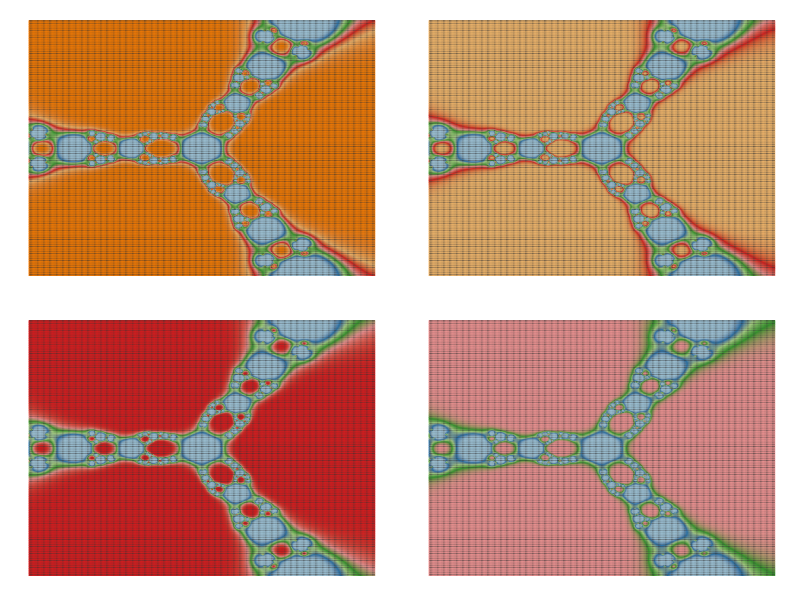
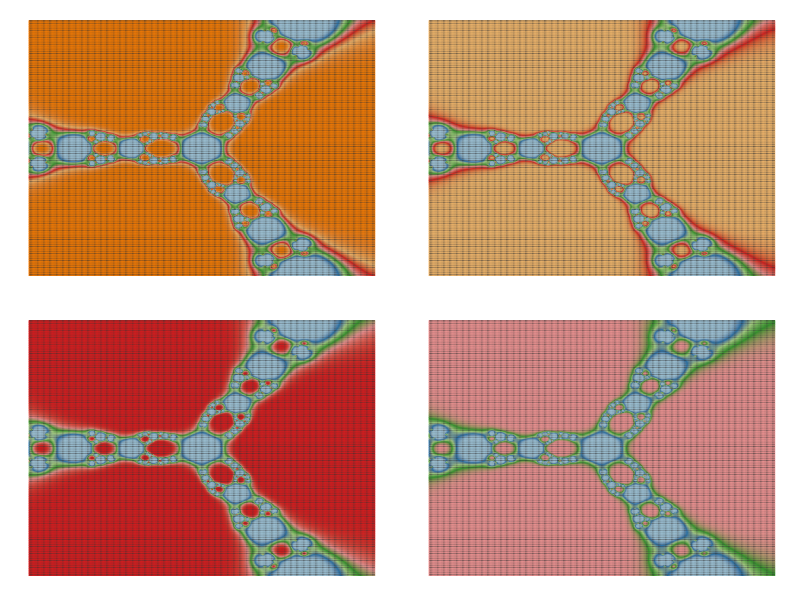

Write R code to recreate these figures, in order.
## ---- chunk 1


## ---- chunk 2

library(ggplot2)
library(numDeriv)
library(RColorBrewer)
library(gridExtra)
## Polynom: choose only one or try yourself
f  <- function (z) {z^3-1}        #Blurry 1
#f  <- function (z) {z^4+z-1}     #Blurry 2
#f  <- function (z) {z^5+z^3+z-1} #Blurry 3
z <- outer(seq(-2, 2, by = 0.01),1i*seq(-2, 2, by = 0.01),'+')
for (k in 1:5) z <- z-f(z)/matrix(grad(f, z), nrow=nrow(z))
## Supressing texts, titles, ticks, background and legend.
opt <- theme(legend.position="none",
             panel.background = element_blank(),
             axis.ticks=element_blank(), 
             axis.title=element_blank(), 
             axis.text =element_blank())
z <- data.frame(expand.grid(x=seq(ncol(z)), y=seq(nrow(z))), z=as.vector(exp(-Mod(f(z)))))
# Create plots. Choose a palette with display.brewer.all()
p1 <- ggplot(z, aes(x=x, y=y, color=z)) + geom_tile() + scale_colour_gradientn(colours=brewer.pal(8, "Paired")) + opt
p2 <- ggplot(z, aes(x=x, y=y, color=z)) + geom_tile() + scale_colour_gradientn(colours=brewer.pal(7, "Paired")) + opt
p3 <- ggplot(z, aes(x=x, y=y, color=z)) + geom_tile() + scale_colour_gradientn(colours=brewer.pal(6, "Paired")) + opt
p4 <- ggplot(z, aes(x=x, y=y, color=z)) + geom_tile() + scale_colour_gradientn(colours=brewer.pal(5, "Paired")) + opt

# Arrange four plots in a 2x2 grid

grid.arrange(p1, p2, p3, p4, ncol=2)
ggsave(
  "blurry-fractals.png", 
  grid.arrange(p1, p2, p3, p4, ncol=2), 
  height = 8, width = 8, units = 'in', dpi = 300)

## ---- chunk 3

cat(
  " Compiled: ",
  as.character(Sys.Date()),
  sep = ""
)
